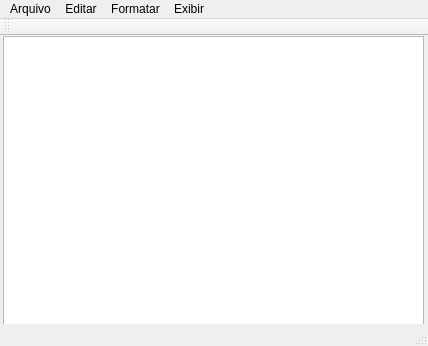
<?xml version="1.0" encoding="UTF-8"?>
<ui version="4.0">
 <class>MainWindow</class>
 <widget class="QMainWindow" name="MainWindow">
  <property name="geometry">
   <rect>
    <x>0</x>
    <y>0</y>
    <width>428</width>
    <height>346</height>
   </rect>
  </property>
  <property name="windowTitle">
   <string>MainWindow</string>
  </property>
  <widget class="QWidget" name="centralWidget">
   <widget class="QTextEdit" name="textEdit">
    <property name="geometry">
     <rect>
      <x>3</x>
      <y>0</y>
      <width>421</width>
      <height>291</height>
     </rect>
    </property>
   </widget>
  </widget>
  <widget class="QMenuBar" name="menuBar">
   <property name="geometry">
    <rect>
     <x>0</x>
     <y>0</y>
     <width>428</width>
     <height>21</height>
    </rect>
   </property>
   <widget class="QMenu" name="menuarquivo">
    <property name="title">
     <string>Arquivo</string>
    </property>
    <addaction name="actionNovo"/>
    <addaction name="actionAbrir"/>
    <addaction name="actionSalvar"/>
   </widget>
   <widget class="QMenu" name="menuEditar">
    <property name="title">
     <string>Editar</string>
    </property>
    <addaction name="actionDesfazer"/>
    <addaction name="actionCopiar"/>
    <addaction name="actionColar"/>
    <addaction name="actionRecortar"/>
   </widget>
   <widget class="QMenu" name="menuFormatar">
    <property name="title">
     <string>Formatar</string>
    </property>
   </widget>
   <widget class="QMenu" name="menuExibir">
    <property name="title">
     <string>Exibir</string>
    </property>
   </widget>
   <addaction name="menuarquivo"/>
   <addaction name="menuEditar"/>
   <addaction name="menuFormatar"/>
   <addaction name="menuExibir"/>
  </widget>
  <widget class="QToolBar" name="mainToolBar">
   <attribute name="toolBarArea">
    <enum>TopToolBarArea</enum>
   </attribute>
   <attribute name="toolBarBreak">
    <bool>false</bool>
   </attribute>
  </widget>
  <widget class="QStatusBar" name="statusBar"/>
  <action name="actionNovo">
   <property name="text">
    <string>Novo</string>
   </property>
  </action>
  <action name="actionAbrir">
   <property name="text">
    <string>Abrir</string>
   </property>
  </action>
  <action name="actionSalvar">
   <property name="text">
    <string>Salvar</string>
   </property>
  </action>
  <action name="actionDesfazer">
   <property name="text">
    <string>Desfazer</string>
   </property>
  </action>
  <action name="actionCopiar">
   <property name="text">
    <string>Copiar</string>
   </property>
  </action>
  <action name="actionColar">
   <property name="text">
    <string>Colar</string>
   </property>
  </action>
  <action name="actionRecortar">
   <property name="text">
    <string>Recortar</string>
   </property>
  </action>
 </widget>
 <layoutdefault spacing="6" margin="11"/>
 <resources/>
 <connections/>
</ui>
